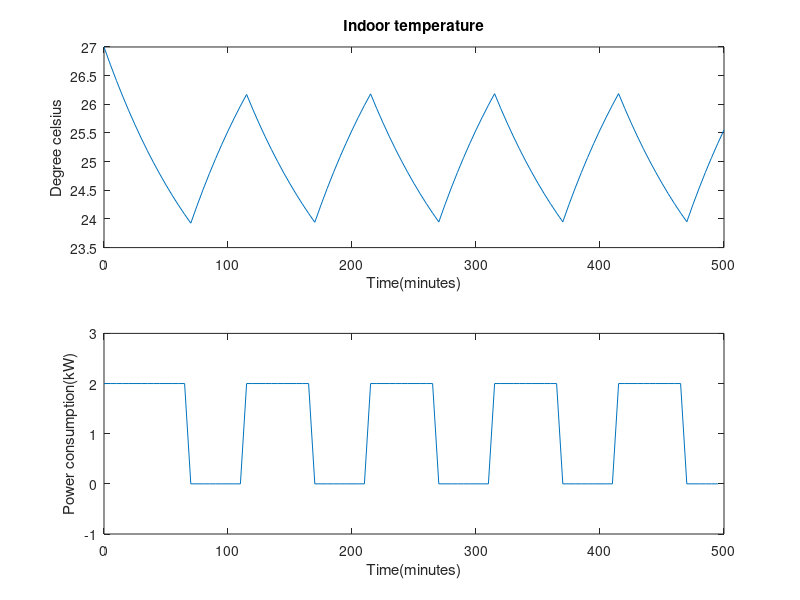

Write MATLAB code to recreate this figure.
%%
clear; clc;

x = zeros(1,100);
p = zeros(1,100);
x(1) = 26;

sw = 0; % 0 for off, 1 for on

for t = 1:100
    if x(t) > 26    % turn on
        sw = 1;
    elseif x(t) < 24
        sw = 0;
    end
    
    if sw == 1
        p(t) = 2000;
    else
        p(t) = 0;
    end
    
    x(t+1) = 0.95*x(t) + 0.05*(30-0.9/200*p(t));
    
end

tx = 0:5:500;
tp = 0:5:495;
figure(1);
subplot(2,1,1);
plot(tx,x);
xlabel('Time(minutes)'); ylabel('Degree celsius');
title('Indoor temperature');

subplot(2,1,2);
plot(tp,p/1000);
ylim([-1 3]);
xlabel('Time(minutes)'); ylabel('Power consumption(kW)');

%%
clear; clc;

x = zeros(1,100);
p = zeros(1,100);
x(1) = 23;

sw = 0; % 0 for off, 1 for on

for t = 1:100
    if x(t) > 26    % turn on
        sw = 1;
    elseif x(t) < 24
        sw = 0;
    end
    
    if sw == 1
        p(t) = 2000;
    else
        p(t) = 0;
    end
    
    x(t+1) = 0.95*x(t) + 0.05*(30-0.9/200*p(t));
    
end

tx = 0:5:500;
tp = 0:5:495;
figure(1);
subplot(2,1,1);
plot(tx,x);
xlabel('Time(minutes)'); ylabel('Degree celsius');
title('Indoor temperature');

subplot(2,1,2);
plot(tp,p/1000);
ylim([-1 3]);
xlabel('Time(minutes)'); ylabel('Power consumption(kW)');

%%
clear; clc;

x = zeros(1,100);
p = zeros(1,100);
x(1) = 27;

sw = 0; % 0 for off, 1 for on

for t = 1:100
    if x(t) > 26    % turn on
        sw = 1;
    elseif x(t) < 24
        sw = 0;
    end
    
    if sw == 1
        p(t) = 2000;
    else
        p(t) = 0;
    end
    
    x(t+1) = 0.95*x(t) + 0.05*(30-0.9/200*p(t));
    
end

tx = 0:5:500;
tp = 0:5:495;
figure(1);
subplot(2,1,1);
plot(tx,x);
xlabel('Time(minutes)'); ylabel('Degree celsius');
title('Indoor temperature');

subplot(2,1,2);
plot(tp,p/1000);
ylim([-1 3]);
xlabel('Time(minutes)'); ylabel('Power consumption(kW)');